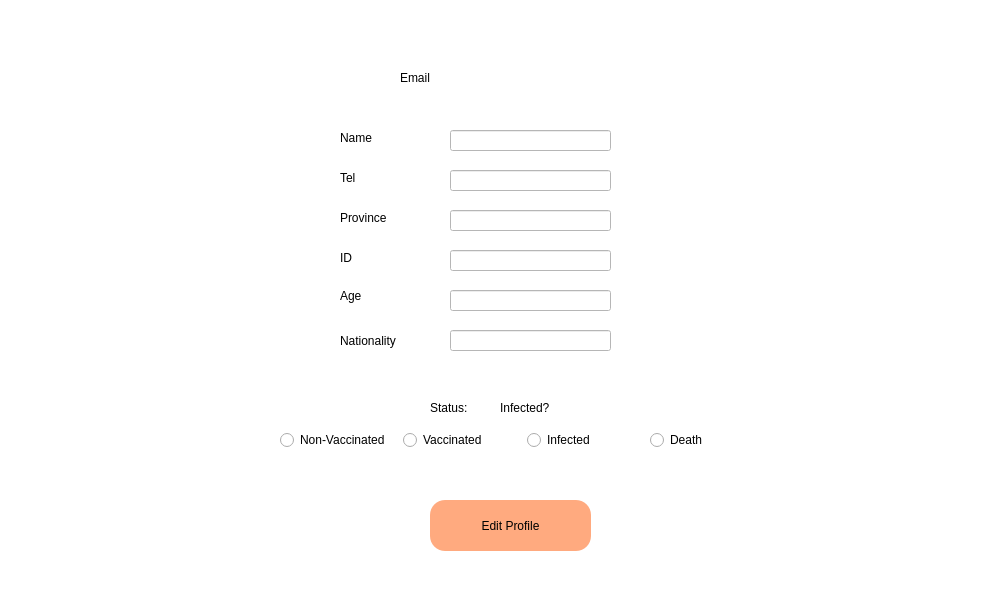
<?xml version="1.0" encoding="UTF-8"?>
<ui version="4.0">
 <class>profile_view</class>
 <widget class="QWidget" name="profile_view">
  <property name="geometry">
   <rect>
    <x>0</x>
    <y>0</y>
    <width>985</width>
    <height>594</height>
   </rect>
  </property>
  <property name="minimumSize">
   <size>
    <width>985</width>
    <height>594</height>
   </size>
  </property>
  <property name="maximumSize">
   <size>
    <width>985</width>
    <height>594</height>
   </size>
  </property>
  <property name="windowTitle">
   <string>Form</string>
  </property>
  <property name="styleSheet">
   <string notr="true">background-color: rgb(255, 255, 255);</string>
  </property>
  <widget class="QLabel" name="label_name">
   <property name="geometry">
    <rect>
     <x>340</x>
     <y>130</y>
     <width>161</width>
     <height>16</height>
    </rect>
   </property>
   <property name="styleSheet">
    <string notr="true">font: 25 14pt &quot;Microsoft JhengHei UI Light&quot;;</string>
   </property>
   <property name="text">
    <string>Name</string>
   </property>
  </widget>
  <widget class="QLabel" name="label_email">
   <property name="geometry">
    <rect>
     <x>400</x>
     <y>70</y>
     <width>161</width>
     <height>16</height>
    </rect>
   </property>
   <property name="styleSheet">
    <string notr="true">font: 25 14pt &quot;Microsoft JhengHei UI Light&quot;;</string>
   </property>
   <property name="text">
    <string>Email</string>
   </property>
  </widget>
  <widget class="QPushButton" name="pushButton_edit_profile">
   <property name="geometry">
    <rect>
     <x>430</x>
     <y>500</y>
     <width>161</width>
     <height>51</height>
    </rect>
   </property>
   <property name="styleSheet">
    <string notr="true">border-radius: 15px;
font: 700 15pt &quot;Microsoft JhengHei UI &quot;;
background-color: rgb(255, 170, 127);

</string>
   </property>
   <property name="text">
    <string>Edit Profile</string>
   </property>
  </widget>
  <widget class="QLabel" name="label_status_prompt">
   <property name="geometry">
    <rect>
     <x>430</x>
     <y>400</y>
     <width>61</width>
     <height>16</height>
    </rect>
   </property>
   <property name="styleSheet">
    <string notr="true">font: 700 14pt &quot;Microsoft JhengHei UI&quot;;</string>
   </property>
   <property name="text">
    <string>Status:</string>
   </property>
  </widget>
  <widget class="QLabel" name="label_status">
   <property name="geometry">
    <rect>
     <x>500</x>
     <y>400</y>
     <width>161</width>
     <height>16</height>
    </rect>
   </property>
   <property name="styleSheet">
    <string notr="true">font: 700 14pt &quot;Microsoft JhengHei UI&quot;;</string>
   </property>
   <property name="text">
    <string>Infected?</string>
   </property>
  </widget>
  <widget class="QLabel" name="label_tel">
   <property name="geometry">
    <rect>
     <x>340</x>
     <y>170</y>
     <width>161</width>
     <height>16</height>
    </rect>
   </property>
   <property name="styleSheet">
    <string notr="true">font: 25 14pt &quot;Microsoft JhengHei UI Light&quot;;</string>
   </property>
   <property name="text">
    <string>Tel</string>
   </property>
  </widget>
  <widget class="QLabel" name="label_province">
   <property name="geometry">
    <rect>
     <x>340</x>
     <y>210</y>
     <width>161</width>
     <height>16</height>
    </rect>
   </property>
   <property name="styleSheet">
    <string notr="true">font: 25 14pt &quot;Microsoft JhengHei UI Light&quot;;</string>
   </property>
   <property name="text">
    <string>Province</string>
   </property>
  </widget>
  <widget class="QLineEdit" name="lineEdit_name">
   <property name="geometry">
    <rect>
     <x>450</x>
     <y>130</y>
     <width>161</width>
     <height>21</height>
    </rect>
   </property>
   <property name="styleSheet">
    <string notr="true">background-color: rgb(255, 255, 255);
font: 290 14pt &quot;Microsoft JhengHei UI Light&quot;;
color: rgb(0, 0, 0);</string>
   </property>
  </widget>
  <widget class="QLineEdit" name="lineEdit_tel">
   <property name="geometry">
    <rect>
     <x>450</x>
     <y>170</y>
     <width>161</width>
     <height>21</height>
    </rect>
   </property>
   <property name="styleSheet">
    <string notr="true">background-color: rgb(255, 255, 255);
font: 290 14pt &quot;Microsoft JhengHei UI Light&quot;;
color: rgb(0, 0, 0);</string>
   </property>
  </widget>
  <widget class="QLineEdit" name="lineEdit_province">
   <property name="geometry">
    <rect>
     <x>450</x>
     <y>210</y>
     <width>161</width>
     <height>21</height>
    </rect>
   </property>
   <property name="styleSheet">
    <string notr="true">background-color: rgb(255, 255, 255);
font: 290 14pt &quot;Microsoft JhengHei UI Light&quot;;
color: rgb(0, 0, 0);</string>
   </property>
  </widget>
  <widget class="QLineEdit" name="lineEdit_id">
   <property name="geometry">
    <rect>
     <x>450</x>
     <y>250</y>
     <width>161</width>
     <height>21</height>
    </rect>
   </property>
   <property name="styleSheet">
    <string notr="true">background-color: rgb(255, 255, 255);
font: 290 14pt &quot;Microsoft JhengHei UI Light&quot;;
color: rgb(0, 0, 0);</string>
   </property>
  </widget>
  <widget class="QLabel" name="id">
   <property name="geometry">
    <rect>
     <x>340</x>
     <y>250</y>
     <width>41</width>
     <height>16</height>
    </rect>
   </property>
   <property name="styleSheet">
    <string notr="true">font: 25 14pt &quot;Microsoft JhengHei UI Light&quot;;</string>
   </property>
   <property name="text">
    <string>ID</string>
   </property>
  </widget>
  <widget class="QLineEdit" name="lineEdit_age">
   <property name="geometry">
    <rect>
     <x>450</x>
     <y>290</y>
     <width>161</width>
     <height>21</height>
    </rect>
   </property>
   <property name="styleSheet">
    <string notr="true">background-color: rgb(255, 255, 255);
font: 290 14pt &quot;Microsoft JhengHei UI Light&quot;;
color: rgb(0, 0, 0);</string>
   </property>
  </widget>
  <widget class="QLabel" name="label_age">
   <property name="geometry">
    <rect>
     <x>340</x>
     <y>280</y>
     <width>41</width>
     <height>31</height>
    </rect>
   </property>
   <property name="styleSheet">
    <string notr="true">font: 25 14pt &quot;Microsoft JhengHei UI Light&quot;;</string>
   </property>
   <property name="text">
    <string>Age</string>
   </property>
  </widget>
  <widget class="QLineEdit" name="lineEdit_nationality">
   <property name="geometry">
    <rect>
     <x>450</x>
     <y>330</y>
     <width>161</width>
     <height>21</height>
    </rect>
   </property>
   <property name="styleSheet">
    <string notr="true">background-color: rgb(255, 255, 255);
font: 290 14pt &quot;Microsoft JhengHei UI Light&quot;;
color: rgb(0, 0, 0);</string>
   </property>
  </widget>
  <widget class="QLabel" name="label_nationality">
   <property name="geometry">
    <rect>
     <x>340</x>
     <y>320</y>
     <width>101</width>
     <height>41</height>
    </rect>
   </property>
   <property name="styleSheet">
    <string notr="true">font: 25 14pt &quot;Microsoft JhengHei UI Light&quot;;</string>
   </property>
   <property name="text">
    <string>Nationality</string>
   </property>
  </widget>
  <widget class="QWidget" name="layoutWidget">
   <property name="geometry">
    <rect>
     <x>280</x>
     <y>410</y>
     <width>487</width>
     <height>61</height>
    </rect>
   </property>
   <layout class="QHBoxLayout" name="horizontalLayout">
    <item>
     <widget class="QRadioButton" name="radioButton_n_vaccinated">
      <property name="styleSheet">
       <string notr="true">
font: 290 14pt &quot;Microsoft JhengHei UI Light&quot;;</string>
      </property>
      <property name="text">
       <string>Non-Vaccinated</string>
      </property>
     </widget>
    </item>
    <item>
     <widget class="QRadioButton" name="radioButton_vaccinated">
      <property name="styleSheet">
       <string notr="true">
font: 290 14pt &quot;Microsoft JhengHei UI Light&quot;;</string>
      </property>
      <property name="text">
       <string>Vaccinated</string>
      </property>
     </widget>
    </item>
    <item>
     <widget class="QRadioButton" name="radioButton_infected">
      <property name="styleSheet">
       <string notr="true">
font: 290 14pt &quot;Microsoft JhengHei UI Light&quot;;</string>
      </property>
      <property name="text">
       <string>Infected</string>
      </property>
     </widget>
    </item>
    <item>
     <widget class="QRadioButton" name="radioButton_death">
      <property name="styleSheet">
       <string notr="true">
font: 290 14pt &quot;Microsoft JhengHei UI Light&quot;;</string>
      </property>
      <property name="text">
       <string>Death</string>
      </property>
     </widget>
    </item>
   </layout>
  </widget>
  <widget class="QLabel" name="label">
   <property name="geometry">
    <rect>
     <x>160</x>
     <y>180</y>
     <width>49</width>
     <height>16</height>
    </rect>
   </property>
   <property name="text">
    <string/>
   </property>
   <property name="pixmap">
    <pixmap>../OneDrive/เดสก์ท็อป/COJANG/user.png</pixmap>
   </property>
  </widget>
  <widget class="QLabel" name="label_2">
   <property name="geometry">
    <rect>
     <x>340</x>
     <y>50</y>
     <width>51</width>
     <height>51</height>
    </rect>
   </property>
   <property name="text">
    <string/>
   </property>
   <property name="pixmap">
    <pixmap>../OneDrive/เดสก์ท็อป/COJANG/user1.png</pixmap>
   </property>
  </widget>
  <widget class="QLabel" name="label_3">
   <property name="geometry">
    <rect>
     <x>-40</x>
     <y>290</y>
     <width>291</width>
     <height>341</height>
    </rect>
   </property>
   <property name="text">
    <string/>
   </property>
   <property name="pixmap">
    <pixmap>../OneDrive/เดสก์ท็อป/COJANG/doctor.png</pixmap>
   </property>
  </widget>
  <widget class="QLabel" name="label_4">
   <property name="geometry">
    <rect>
     <x>680</x>
     <y>-30</y>
     <width>311</width>
     <height>381</height>
    </rect>
   </property>
   <property name="text">
    <string/>
   </property>
   <property name="pixmap">
    <pixmap>../OneDrive/เดสก์ท็อป/COJANG/syringe.png</pixmap>
   </property>
  </widget>
  <zorder>layoutWidget</zorder>
  <zorder>label_name</zorder>
  <zorder>label_email</zorder>
  <zorder>pushButton_edit_profile</zorder>
  <zorder>label_status_prompt</zorder>
  <zorder>label_status</zorder>
  <zorder>label_tel</zorder>
  <zorder>label_province</zorder>
  <zorder>id</zorder>
  <zorder>lineEdit_name</zorder>
  <zorder>lineEdit_tel</zorder>
  <zorder>lineEdit_province</zorder>
  <zorder>lineEdit_id</zorder>
  <zorder>label_age</zorder>
  <zorder>lineEdit_age</zorder>
  <zorder>label_nationality</zorder>
  <zorder>lineEdit_nationality</zorder>
  <zorder>label</zorder>
  <zorder>label_2</zorder>
  <zorder>label_3</zorder>
  <zorder>label_4</zorder>
 </widget>
 <resources/>
 <connections/>
</ui>
